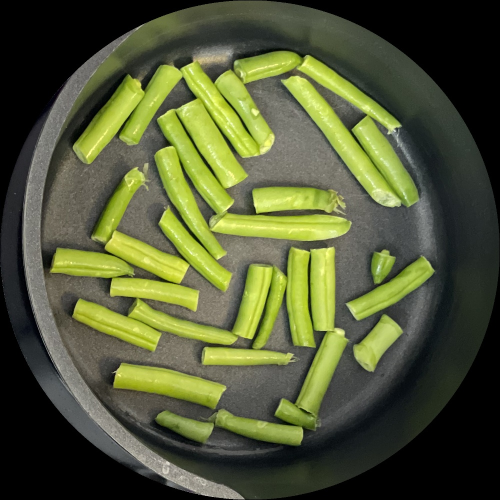
#> input picture Beans/IMG_5803.jpeg, 1000 x 1000 px, given in place of IMG_5849.jpeg, which was not available (shown at 1/2 size)
$ python watershed.py   (older library calls are emulated)
#> lines starting #> are read from the running program, lines starting #| are printed output that depends on the picture; after the words box and inside, x2 and y2 are one past the last pixel; in counts of white or black regions, pixels touching at a corner belong together; pictures that were not available may be replaced by others from this repository, and a replacement may not be noted
from skimage.morphology import watershed
from scipy import ndimage
import numpy as np
import argparse
import imutils
import cv2

image = cv2.imread("C:/Users/Lou/OneDrive - HAN/EVML Cook3r 2021-2022/Lou, Tim, Jurg/Dataset/Black_pans_masked_warped/Beans2/IMG_5849.jpeg")
#> image is the input picture: shape (1000, 1000, 3); mean B, G, R 54.2, 88.4, 82.3
shifted = cv2.pyrMeanShiftFiltering(image, 21, 21)
cv2.namedWindow("Original", cv2.WINDOW_NORMAL)
cv2.resizeWindow("Original", 500, 500)
cv2.imshow("Original", image)

MINIMAL_HSV = np.array([31, 120, 185], np.uint8)
MAXIMAL_HSV = np.array([179, 255, 255], np.uint8)

hsvImage = cv2.cvtColor(image, cv2.COLOR_BGR2HSV)
#> hsvImage: shape (1000, 1000, 3); mean H, S, V 36.9, 65.8, 89.1
hsvMask = cv2.inRange(hsvImage, MINIMAL_HSV,MAXIMAL_HSV)
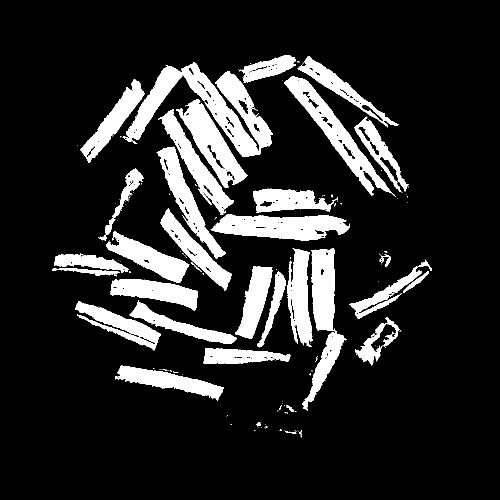
#> hsvMask: shape (1000, 1000) (shown at 1/2 size); 15.5% white; 171 white regions (134 under 20 px), largest, box (x1, y1, x2, y2) and area: (245, 124, 546, 314) 17847, (605, 496, 694, 821) 10391, (421, 428, 700, 481) 9890
maskedMeatballs = cv2.bitwise_and(image, image, mask=hsvMask)
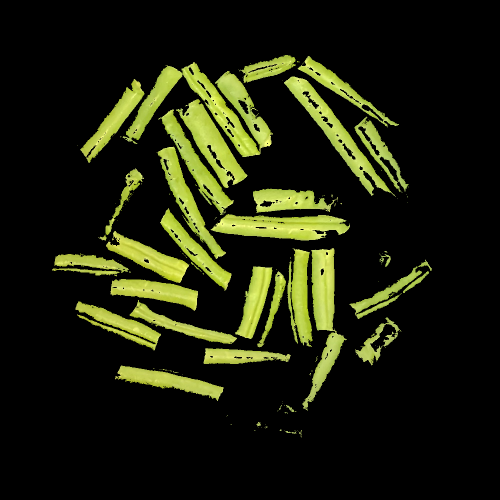
#> maskedMeatballs: shape (1000, 1000, 3) (shown at 1/2 size); mean B, G, R 12.3, 32.2, 29.2

gray = cv2.cvtColor(maskedMeatballs, cv2.COLOR_BGR2GRAY)
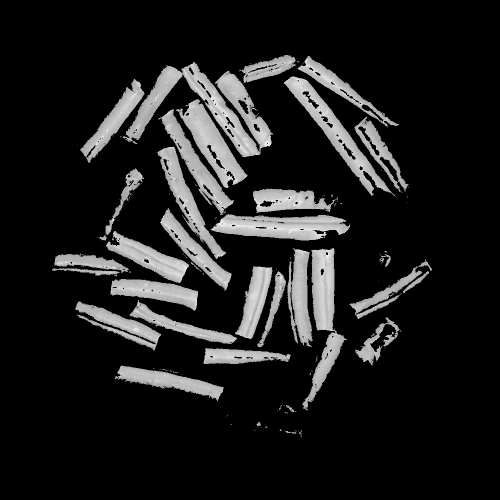
#> gray: shape (1000, 1000) (shown at 1/2 size); min 0, max 240, mean 29

(ret, thresh) = cv2.threshold(gray, 15, 255, cv2.THRESH_BINARY)
# compute the exact Euclidean distance from every binary
# pixel to the nearest zero pixel, then find peaks in this
# distance map
#D = ndimage.distance_transform_edt(thresh)
im_floodfill = thresh.copy()
h, w = thresh.shape[:2]
#> h = 1000; w = 1000
mask = np.zeros((h+2, w+2), np.uint8)
# Floodfill from point (0, 0)
cv2.floodFill(im_floodfill, mask, (0,0), 255)
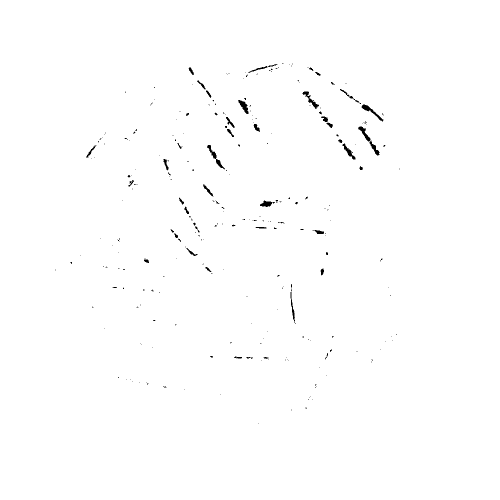
#> im_floodfill: shape (1000, 1000) (shown at 1/2 size); 99.5% white; 279 black regions (232 under 20 px), largest, box (x1, y1, x2, y2) and area: (414, 290, 450, 339) 317, (723, 209, 767, 243) 304, (605, 183, 638, 218) 281
im_floodfill_inv = cv2.bitwise_not(im_floodfill)
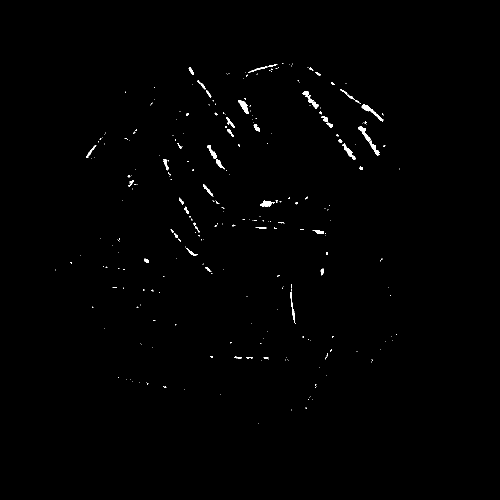
#> im_floodfill_inv: shape (1000, 1000) (shown at 1/2 size); 0.54% white; 279 white regions (232 under 20 px), largest, box (x1, y1, x2, y2) and area: (414, 290, 450, 339) 317, (723, 209, 767, 243) 304, (605, 183, 638, 218) 281
im_out = thresh | im_floodfill_inv
#> im_out: shape (1000, 1000); 16% white; 171 white regions (134 under 20 px), largest, box (x1, y1, x2, y2) and area: (245, 124, 546, 314) 18757, (605, 496, 694, 821) 10535, (568, 153, 792, 394) 10393
cv2.imshow("thresh",thresh)
# perform a connected component analysis on the local peaks,
# using 8-connectivity, then appy the Watershed algorithm
markers = ndimage.label(im_out, structure=np.ones((3, 3)))[0]
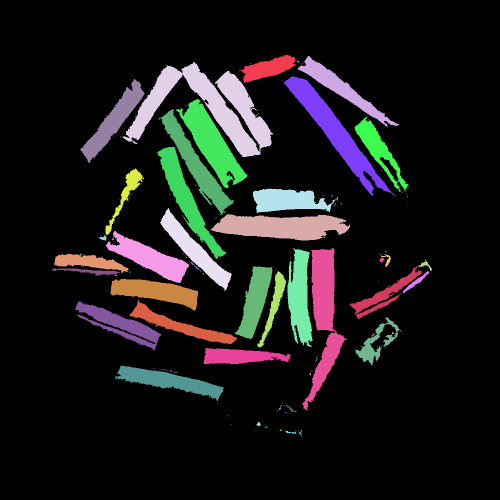
#> markers: shape (1000, 1000) int32 (shown at 1/2 size); 172 distinct labels, from 0 to 171; one colour per label, 0 black
labels = watershed(im_out, markers, mask=thresh)
#> labels: shape (1000, 1000) int32; 172 distinct labels, from 0 to 171
cv2.imshow("Dimg",im_out)
# loop over the unique labels returned by the Watershed
# algorithm
for label in np.unique(labels):
	# if the label is zero, we are examining the 'background'
	# so simply ignore it
	if label == 0:
		continue
	# otherwise, allocate memory for the label region and draw
	# it on the mask
	mask = np.zeros(gray.shape, dtype="uint8")
	mask[labels == label] = 255
	# detect contours in the mask and grab the largest one
	contours, _ = cv2.findContours(mask.copy(), cv2.RETR_EXTERNAL, cv2.CHAIN_APPROX_SIMPLE)
	# Create the marker image for the watershed algorithm

	for i in range(len(contours)):
		cv2.drawContours(mask, contours, i, (i+1), -1)
		tempImage_8u = (mask * 10).astype('uint8')
		# Create a new image containing the contents of a single contour
		cnt = cv2.bitwise_and(image, image, mask=tempImage_8u)
		# Crop the new image to the minimal size
		area = cv2.contourArea(contours[i])
		x,y,w,h = cv2.boundingRect(contours[i])
		cropped_image = cnt[y:y+h, x:x+w]
		im_floodfill = thresh.copy()
		h, w = thresh.shape[:2]
		mask = np.zeros((h+2, w+2), np.uint8)
		# Floodfill from point (0, 0)
		cv2.floodFill(im_floodfill, mask, (0,0), 255)
		im_floodfill_inv = cv2.bitwise_not(im_floodfill)
		im_out = thresh | im_floodfill_inv
		cv2.namedWindow("image"+str(i), cv2.WINDOW_NORMAL)
		cv2.resizeWindow("image"+str(i), 500, 500)
		cv2.imshow("image"+str(i), im_out)
#> this loop made 172 passes
#> contours on passes 4, 6, 7: 1 contour, all with area under 20, [[[500, 127], [501, 127]]], [[[477, 139]]]
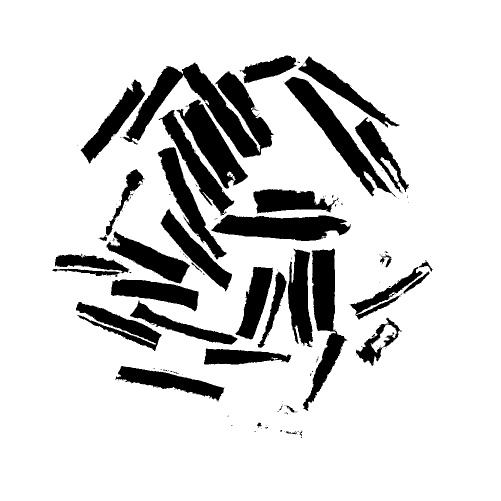
#> mask: shape (1002, 1002) (shown at 1/2 size); values 0 (black) and 1 (white), 84% white; 171 black regions (134 under 20 px), largest, box (x1, y1, x2, y2) and area: (246, 125, 547, 315) 18757, (606, 497, 695, 822) 10535, (569, 154, 793, 395) 10393
cv2.waitKey(0)
